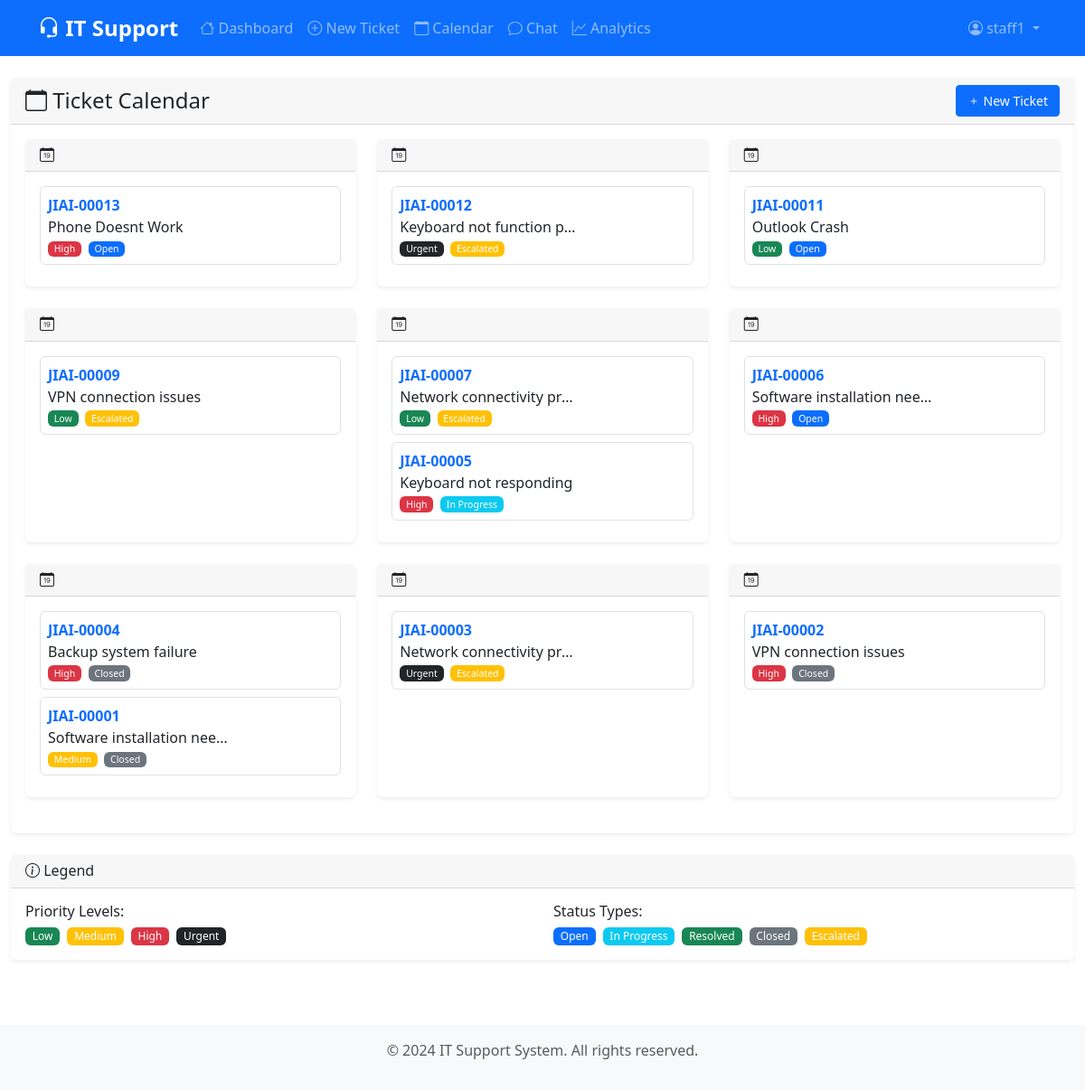
Screenshot of /calendar/ (signed in) with the database file from the repository.
### tickets/models.py (models this page shows, shortened)
class Ticket(models.Model):
    CATEGORY_CHOICES = [
        ('hardware', 'Hardware'),
        ('software', 'Software'),
        ('network', 'Network'),
        ('access', 'Access Issue'),
        ('other', 'Other'),
    ]
    PRIORITY_CHOICES = [
        ('low', 'Low'),
        ('medium', 'Medium'),
        ('high', 'High'),
        ('urgent', 'Urgent'),
    ]
    STATUS_CHOICES = [
        ('open', 'Open'),
        ('in_progress', 'In Progress'),
        ('resolved', 'Resolved'),
        ('closed', 'Closed'),
        ('escalated', 'Escalated'),
    ]
    ticket_id = models.CharField(max_length=20, unique=True, blank=True, help_text="Auto-generated ticket ID")
    title = models.CharField(max_length=200, help_text="Brief description of the issue")
    description = models.TextField(help_text="Detailed description of the problem")
    category = models.CharField(max_length=20, choices=CATEGORY_CHOICES, default='other')
    priority = models.CharField(max_length=10, choices=PRIORITY_CHOICES, default='medium')
    status = models.CharField(max_length=20, choices=STATUS_CHOICES, default='open')
    created_by = models.ForeignKey(User, on_delete=models.CASCADE, related_name='created_tickets')
    assigned_to = models.ForeignKey(User, on_delete=models.SET_NULL, null=True, blank=True,
                                   related_name='assigned_tickets', help_text="IT staff member assigned to this ticket")
    escalated_to = models.ForeignKey(User, on_delete=models.SET_NULL, null=True, blank=True,
                                    related_name='escalated_tickets', help_text="User this ticket was escalated to")
    created_at = models.DateTimeField(auto_now_add=True)
    updated_at = models.DateTimeField(auto_now=True)
    deadline = models.DateField(null=True, blank=True, help_text="Optional deadline for ticket resolution")
    resolved_at = models.DateTimeField(null=True, blank=True, help_text="When the ticket was resolved")
    def get_priority_color(self):
        colors = {
            'low': 'success',
            'medium': 'warning',
            'high': 'danger',
            'urgent': 'dark'
        }
        return colors.get(self.priority, 'secondary')
    def get_status_color(self):
        colors = {
            'open': 'primary',
            'in_progress': 'info',
            'resolved': 'success',
            'closed': 'secondary',
            'escalated': 'warning'
        }
        return colors.get(self.status, 'secondary')
    class Meta:
        ordering = ['-created_at']
        verbose_name = "Support Ticket"
        verbose_name_plural = "Support Tickets"

### tickets/views.py (the view)
# urls.py: path('calendar/', views.calendar_view, name='calendar'),
@login_required
def calendar_view(request):
    user = request.user
    profile = user.profile
    if profile.is_it_staff:
        tickets = Ticket.objects.filter(deadline__isnull=False).select_related('created_by', 'assigned_to')
    else:
        tickets = Ticket.objects.filter(created_by=user, deadline__isnull=False).select_related('assigned_to')
    calendar_data = {}
    for ticket in tickets:
        deadline_str = ticket.deadline.strftime('%Y-%m-%d')
        if deadline_str not in calendar_data:
            calendar_data[deadline_str] = []
        calendar_data[deadline_str].append(ticket)
    context = {
        'calendar_data': calendar_data,
        'is_it_staff': profile.is_it_staff,
    }
    return render(request, 'tickets/calendar.html', context)

### tickets/templates/tickets/calendar.html (shortened to what this page needs)
{% extends 'tickets/base.html' %}
{% load static %}
{% block content %}
<div class="row">
    <div class="col-12">
        <div class="card">
            <div class="card-header d-flex justify-content-between align-items-center">
                <h4 class="mb-0">
                    <i class="bi bi-calendar"></i> Ticket Calendar
                </h4>
                <div>
                    <a href="{% url 'tickets:create_ticket' %}" class="btn btn-primary btn-sm">
                        <i class="bi bi-plus"></i> New Ticket
                    </a>
                </div>
            </div>
            <div class="card-body">
                {% if calendar_data %}
                    <div class="row">
                        {% for date, tickets in calendar_data.items %}
                        <div class="col-lg-4 col-md-6 mb-4">
                            <div class="card h-100">
                                <div class="card-header">
                                    <h6 class="mb-0">
                                        <i class="bi bi-calendar-date"></i>
                                    </h6>
                                </div>
                                <div class="card-body">
                                    {% for ticket in tickets %}
                                    <div class="d-flex align-items-center mb-2 p-2 border rounded">
                                        <div class="flex-grow-1">
                                            <div class="fw-bold">
                                                <a href="{% url 'tickets:ticket_detail' ticket.ticket_id %}"
                                                   class="text-decoration-none">
                                                    {{ ticket.ticket_id }}
                                                </a>
                                            </div>
                                            <div class="text-truncate" style="max-width: 200px;" title="{{ ticket.title }}">
                                                {{ ticket.title }}
                                            </div>
                                            <div class="small text-muted">
                                                <span class="badge bg-{{ ticket.get_priority_color }} me-1">
                                                    {{ ticket.get_priority_display }}
                                                </span>
                                                <span class="badge bg-{{ ticket.get_status_color }}">
                                                    {{ ticket.get_status_display }}
                                                </span>
                                            </div>
                                        </div>
                                    </div>
                                    {% endfor %}
                                </div>
                            </div>
                        </div>
                        {% endfor %}
                    </div>
                {% endif %}
            </div>
        </div>
    </div>
</div>
<div class="row mt-4">
    <div class="col-12">
        <div class="card">
            <div class="card-header">
                <h6 class="mb-0">
                    <i class="bi bi-info-circle"></i> Legend
                </h6>
            </div>
            <div class="card-body">
                <div class="row">
                    <div class="col-md-6">
                        <h6>Priority Levels:</h6>
                        <div class="d-flex flex-wrap gap-2">
                            <span class="badge bg-success">Low</span>
                            <span class="badge bg-warning">Medium</span>
                            <span class="badge bg-danger">High</span>
                            <span class="badge bg-dark">Urgent</span>
                        </div>
                    </div>
                    <div class="col-md-6">
                        <h6>Status Types:</h6>
                        <div class="d-flex flex-wrap gap-2">
                            <span class="badge bg-primary">Open</span>
                            <span class="badge bg-info">In Progress</span>
                            <span class="badge bg-success">Resolved</span>
                            <span class="badge bg-secondary">Closed</span>
                            <span class="badge bg-warning">Escalated</span>
                        </div>
                    </div>
                </div>
            </div>
        </div>
    </div>
</div>
{% endblock %}

### tickets/templates/tickets/base.html (shortened to what this page needs)
<!DOCTYPE html>
<html lang="en" data-bs-theme="{% if user.is_authenticated and user.profile.dark_mode %}dark{% else %}light{% endif %}">
<head>
    <link href="https://cdn.jsdelivr.net/npm/bootstrap@5.3.0/dist/css/bootstrap.min.css" rel="stylesheet">
    <link href="https://cdn.jsdelivr.net/npm/bootstrap-icons@1.10.0/font/bootstrap-icons.css" rel="stylesheet">
    <link href="{% load static %}{% static 'css/style.css' %}" rel="stylesheet">
</head>
<body>
    <nav class="navbar navbar-expand-lg navbar-dark bg-primary">
        <div class="container">
            <a class="navbar-brand" href="{% url 'tickets:dashboard' %}">
                <i class="bi bi-headset"></i> IT Support
            </a>
            <div class="collapse navbar-collapse" id="navbarNav">
                <ul class="navbar-nav me-auto">
                    <li class="nav-item">
                        <a class="nav-link" href="{% url 'tickets:dashboard' %}">
                            <i class="bi bi-house"></i> Dashboard
                        </a>
                    </li>
                    <li class="nav-item">
                        <a class="nav-link" href="{% url 'tickets:create_ticket' %}">
                            <i class="bi bi-plus-circle"></i> New Ticket
                        </a>
                    </li>
                    <li class="nav-item">
                        <a class="nav-link" href="{% url 'tickets:calendar' %}">
                            <i class="bi bi-calendar"></i> Calendar
                        </a>
                    </li>
                    <li class="nav-item">
                        <a class="nav-link" href="{% url 'tickets:chat' %}">
                            <i class="bi bi-chat"></i> Chat
                        </a>
                    </li>
                    {% if user.is_authenticated and user.profile.is_it_staff %}
                    <li class="nav-item">
                        <a class="nav-link" href="{% url 'tickets:analytics' %}">
                            <i class="bi bi-graph-up"></i> Analytics
                        </a>
                    </li>
                    {% endif %}
                </ul>
                <ul class="navbar-nav">
                    {% if user.is_authenticated %}
                    <li class="nav-item dropdown">
                        <a class="nav-link dropdown-toggle" href="#" role="button" data-bs-toggle="dropdown">
                            <i class="bi bi-person-circle"></i> {{ user.username }}
                        </a>
                    </li>
                    {% endif %}
                </ul>
            </div>
        </div>
    </nav>
    <main class="container-fluid py-4">
        {% block content %}{% endblock %}
    </main>
    <footer class="bg-light text-center text-muted py-3 mt-5">
        <div class="container">
            <p>&copy; 2024 IT Support System. All rights reserved.</p>
        </div>
    </footer>
    <script src="{% load static %}{% static 'js/main.js' %}"></script>
</body>
</html>

### static/css/style.css (style rules this page uses)
:root { --primary-color: #0d6efd; --secondary-color: #6c757d; --success-color: #198754; --danger-color: #dc3545; --warning-color: #ffc107; --info-color: #0dcaf0; --light-color: #f8f9fa; --dark-color: #212529; }
.navbar-brand { font-weight: bold; font-size: 1.5rem; }
.navbar-nav .nav-link { font-weight: 500; transition: color 0.3s ease; }
.card { border: none; box-shadow: 0 0.125rem 0.25rem rgba(0, 0, 0, 0.075); transition: box-shadow 0.15s ease-in-out; }
.card-header { background-color: rgba(0, 0, 0, 0.03); border-bottom: 1px solid rgba(0, 0, 0, 0.125); font-weight: 600; }
.badge { font-size: 0.75em; font-weight: 500; }
.btn { font-weight: 500; transition: all 0.15s ease-in-out; }
.btn-sm { padding: 0.375rem 0.75rem; font-size: 0.875rem; }
footer { margin-top: auto; }

### rows the page displays
Ticket: ticket_id "JIAI-00013", title "Phone Doesnt Work", priority "High", status "Open"
Ticket: ticket_id "JIAI-00012", title "Keyboard not function p…", priority "Urgent", status "Escalated"
Ticket: ticket_id "JIAI-00011", title "Outlook Crash", priority "Low", status "Open"
Ticket: ticket_id "JIAI-00009", title "VPN connection issues", priority "Low", status "Escalated"
Ticket: ticket_id "JIAI-00007", title "Network connectivity pr…", priority "Low", status "Escalated"
Ticket: ticket_id "JIAI-00005", title "Keyboard not responding", priority "High", status "In Progress"
Ticket: ticket_id "JIAI-00006", title "Software installation nee…", priority "High", status "Open"
Ticket: ticket_id "JIAI-00004", title "Backup system failure", priority "High", status "Closed"
Ticket: ticket_id "JIAI-00001", title "Software installation nee…", priority "Medium", status "Closed"
Ticket: ticket_id "JIAI-00003", title "Network connectivity pr…", priority "Urgent", status "Escalated"
Ticket: ticket_id "JIAI-00002", title "VPN connection issues", priority "High", status "Closed"

### other values shown
{{ user.username }} "staff1"
